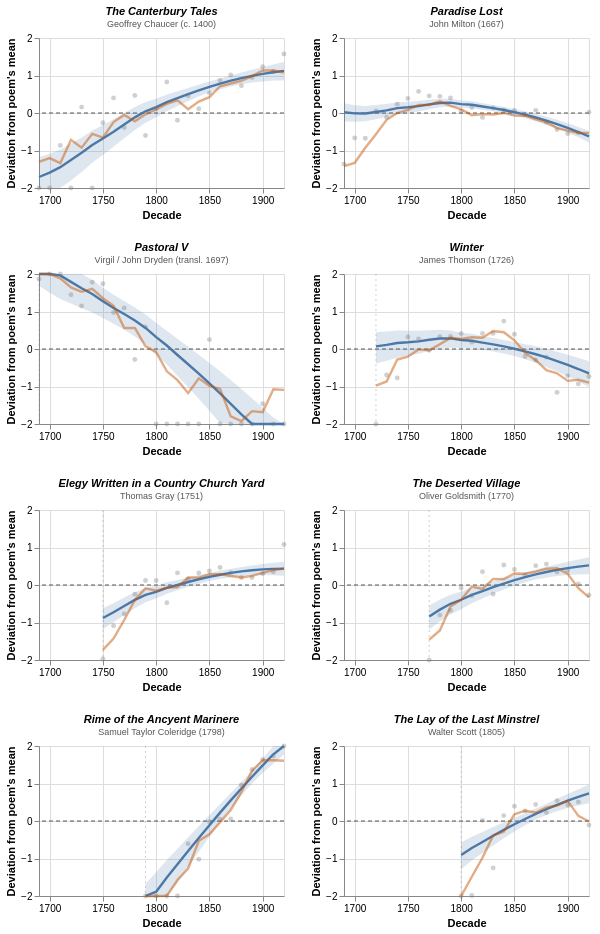

Write notebook code for a chart like this one.
### Markdown cell above
### 1.5 Selected poem trajectories — centered within poem

Eight poems chosen for the paper figure. Each panel plots decade-level deviation from that poem's own long-run mean in the modelled window, so the dashed horizontal line marks its average position and the panels become comparable on shape rather than absolute prominence. Grey points are observed deviations; the orange line is a smoothed empirical trajectory; the blue line is the regularised Bayesian fit with a 95 % credible band. A vertical dotted rule marks the poem's publication date. Trajectories are masked before that date.

### Code cell
if not RUN_BAMBI or "_dev_df" not in dir():
    print("§1.1 and §1.2 must run first — requires `_dev_df`.")
else:
    _SELECTED_POEMS = [
        {
            "poem_id": "Geoffrey-Chaucer_The-Canterbury-Tales",
            "label": "The Canterbury Tales",
            "author": "Geoffrey Chaucer",
            "exists_from": 1400,
            "date_label": "c. 1400",
        },
        {
            "poem_id": "Z200437755",
            "label": "Paradise Lost",
            "author": "John Milton",
            "exists_from": 1667,
            "date_label": "1667",
        },
        {
            "poem_id": "Z400343114",
            "label": "Pastoral V",
            "author": "Virgil / John Dryden",
            "exists_from": 1697,
            "date_label": "transl. 1697",
        },
        {
            "poem_id": "Z300509658",
            "label": "Winter",
            "author": "James Thomson",
            "exists_from": 1726,
            "date_label": "1726",
        },
        {
            "poem_id": "Z200439011",
            "label": "Elegy Written in a Country Church Yard",
            "author": "Thomas Gray",
            "exists_from": 1751,
            "date_label": "1751",
        },
        {
            "poem_id": "Z200379924",
            "label": "The Deserted Village",
            "author": "Oliver Goldsmith",
            "exists_from": 1770,
            "date_label": "1770",
        },
        {
            "poem_id": "Z200543922",
            "label": "Rime of the Ancyent Marinere",
            "author": "Samuel Taylor Coleridge",
            "exists_from": 1798,
            "date_label": "1798",
        },
        {
            "poem_id": "Z200628404",
            "label": "The Lay of the Last Minstrel",
            "author": "Walter Scott",
            "exists_from": 1805,
            "date_label": "1805",
        },
    ]

    SHOW_EMPIRICAL_LINE = True
    SHOW_EXISTENCE_RULE = True
    SAVE_FIG7 = True

    _EMP_LINE_OPACITY = 0.48
    _PANEL_W, _PANEL_H = 245, 150
    _LABEL_MAXLEN = 42
    _Y_DOMAIN = (-2, 2)
    _X_DOMAIN = [1690, 1920]
    _EMP_ROLLING_WINDOW = 3

    _selected_ids = [p["poem_id"] for p in _SELECTED_POEMS]
    _label_lookup = {p["poem_id"]: p["label"] for p in _SELECTED_POEMS}
    _author_lookup = {p["poem_id"]: p["author"] for p in _SELECTED_POEMS}
    _exists_lookup = {p["poem_id"]: p["exists_from"] for p in _SELECTED_POEMS}
    _date_lookup = {p["poem_id"]: p["date_label"] for p in _SELECTED_POEMS}

    _available_ids = set(_dev_df["poem_id"].unique())
    _missing = [pid for pid in _selected_ids if pid not in _available_ids]

    if _missing:
        print("Missing poem_id(s) in _dev_df:")
        for pid in _missing:
            print("  ", pid)
        print("\nThese may have been excluded by the support threshold or blocklist.")

    _plot_ids = [pid for pid in _selected_ids if pid in _available_ids]

    _sel_plot_df = _dev_df[_dev_df["poem_id"].isin(_plot_ids)].copy()
    _sel_plot_df["panel_label"] = _sel_plot_df["poem_id"].map(_label_lookup)
    _sel_plot_df["panel_label"] = _sel_plot_df["panel_label"].fillna(_sel_plot_df["poem_label"])
    _sel_plot_df["panel_label_short"] = _sel_plot_df["panel_label"].str[:_LABEL_MAXLEN]

    _baseline_emp_selected = (
        _dev_df.groupby("period", as_index=False)
        .agg(
            total_quoted=("quoted_works", "sum"),
            total_possible=("n_works", "sum"),
            n_cells=("poem_id", "count"),
        )
    )
    _baseline_emp_selected["baseline_p_emp"] = (
        (_baseline_emp_selected["total_quoted"] + 0.5 * _baseline_emp_selected["n_cells"])
        / (_baseline_emp_selected["total_possible"] + 1.0 * _baseline_emp_selected["n_cells"])
    )
    _baseline_emp_selected["baseline_logit_emp"] = _safe_logit(
        _baseline_emp_selected["baseline_p_emp"]
    )

    _x_scale = alt.Scale(domain=_X_DOMAIN, nice=False)
    _y_scale = alt.Scale(domain=list(_Y_DOMAIN), clamp=True)

    _x_axis = alt.X(
        "period:Q",
        title="Decade",
        scale=_x_scale,
        axis=alt.Axis(
            values=[1700, 1750, 1800, 1850, 1900],
            format=".0f",
            labelExpr=_pretty_axis_label_expr(),
        ),
    )

    _panels = []
    for _pid in _plot_ids:
        _pdf_full = _sel_plot_df[_sel_plot_df["poem_id"] == _pid].copy()
        _pdf_full = _pdf_full.sort_values("period").reset_index(drop=True)

        _title = _pdf_full["panel_label_short"].iloc[0]
        _author = _author_lookup.get(_pid, "")
        _date_label = _date_lookup.get(_pid, "")
        _subtitle = f"{_author} ({_date_label})" if _author or _date_label else ""

        _exists_from = _exists_lookup.get(_pid)
        _exists_period = None
        if _exists_from is not None:
            _exists_period = (_exists_from // 10) * 10
            _pdf = _pdf_full[_pdf_full["period"] >= _exists_period].copy()
        else:
            _pdf = _pdf_full.copy()

        if _pdf.empty:
            print(f"No plotted rows remain for {_pid} after existence-date masking.")
            continue

        _poem_mean = float(_pdf["logit_dev"].mean())
        _pdf["logit_dev_centered"] = _pdf["logit_dev"] - _poem_mean
        _pdf["logit_dev_lo_centered"] = _pdf["logit_dev_lo"] - _poem_mean
        _pdf["logit_dev_hi_centered"] = _pdf["logit_dev_hi"] - _poem_mean
        _pdf["logit_dev_raw_centered"] = _pdf["logit_dev_raw"] - _poem_mean

        _pdf["p_emp_smooth"] = (
            (_pdf["quoted_works"].astype(float) + 0.5)
            / (_pdf["n_works"].astype(float) + 1.0)
        )
        _pdf = _pdf.merge(
            _baseline_emp_selected[["period", "baseline_logit_emp"]],
            on="period",
            how="left",
        )
        _pdf["logit_emp"] = _safe_logit(_pdf["p_emp_smooth"])
        _pdf["logit_emp_dev"] = _pdf["logit_emp"] - _pdf["baseline_logit_emp"]
        _pdf["logit_emp_dev_smooth"] = (
            _pdf["logit_emp_dev"]
            .rolling(_EMP_ROLLING_WINDOW, center=True, min_periods=1)
            .mean()
        )
        _pdf["logit_emp_dev_smooth_centered"] = _pdf["logit_emp_dev_smooth"] - _poem_mean

        _poem_mean_rule = (
            alt.Chart(pd.DataFrame({"y": [0.0]}))
            .mark_rule(color="black", strokeDash=[4, 3], strokeWidth=1.1, opacity=0.65)
            .encode(y=alt.Y("y:Q", scale=_y_scale))
        )

        _layers = [_poem_mean_rule]

        if SHOW_EXISTENCE_RULE and _exists_period is not None and _exists_period >= _X_DOMAIN[0]:
            _exists_rule = (
                alt.Chart(pd.DataFrame({"x": [_exists_period]}))
                .mark_rule(color="#999", strokeDash=[2, 3], strokeWidth=1.0, opacity=0.45)
                .encode(x=alt.X("x:Q", scale=_x_scale))
            )
            _layers.append(_exists_rule)

        _raw_dots = (
            alt.Chart(_pdf)
            .mark_point(size=24, opacity=0.35, filled=True, color="#777")
            .encode(
                x=_x_axis,
                y=alt.Y(
                    "logit_dev_raw_centered:Q",
                    scale=_y_scale,
                    title="Deviation from poem's mean",
                ),
                tooltip=[
                    "panel_label:N",
                    "period:Q",
                    "quoted_works:Q",
                    "n_works:Q",
                    alt.Tooltip("prop_quoted_raw:Q", format=".3f"),
                    alt.Tooltip("logit_dev_raw_centered:Q", format=".2f"),
                    alt.Tooltip("logit_dev_centered:Q", format=".2f"),
                    alt.Tooltip("logit_dev:Q", title="absolute logit dev", format=".2f"),
                ],
            )
        )

        _band = (
            alt.Chart(_pdf)
            .mark_area(opacity=0.18, color="#4c78a8")
            .encode(
                x=_x_axis,
                y=alt.Y(
                    "logit_dev_lo_centered:Q",
                    scale=_y_scale,
                    title="Deviation from poem's mean",
                ),
                y2=alt.Y2("logit_dev_hi_centered:Q"),
            )
        )

        _bayes_line = (
            alt.Chart(_pdf)
            .mark_line(strokeWidth=2.4, color="#4c78a8")
            .encode(
                x=_x_axis,
                y=alt.Y(
                    "logit_dev_centered:Q",
                    scale=_y_scale,
                    title="Deviation from poem's mean",
                ),
            )
        )

        _emp_line = (
            alt.Chart(_pdf)
            .mark_line(strokeWidth=2.4, color="#c45200", opacity=_EMP_LINE_OPACITY)
            .encode(
                x=_x_axis,
                y=alt.Y(
                    "logit_emp_dev_smooth_centered:Q",
                    scale=_y_scale,
                    title="Deviation from poem's mean",
                ),
            )
        )

        _layers.extend([_band, _raw_dots, _bayes_line])
        if SHOW_EMPIRICAL_LINE:
            _layers.append(_emp_line)

        _panel = (
            alt.layer(*_layers)
            .properties(
                width=_PANEL_W,
                height=_PANEL_H,
                title=alt.TitleParams(
                    text=_title,
                    subtitle=_subtitle,
                    fontSize=11,
                    fontStyle="italic",
                    subtitleFontSize=9,
                    subtitleFontStyle="normal",
                    subtitleColor="#555",
                ),
            )
        )
        _panels.append(_panel)

    _rows = [
        alt.hconcat(*_panels[i : i + 2])
        for i in range(0, len(_panels), 2)
    ]

    _title_fig7 = "Selected Poem Trajectories, Centered Within Poem"
    _caption_fig7 = (
        "All panels share the same x-axis and grid. "
        "Trajectories are masked before each poem's publication/existence date. "
        "Blue line = Bayesian posterior mean ± 95% credible interval, centered around each poem's own visible-window mean. "
        + ("Orange line = smoothed empirical deviation, centered the same way. " if SHOW_EMPIRICAL_LINE else "")
        + "Grey dots = raw observed deviation. "
        "Black dashed = poem's own average fitted position. "
        + ("Grey vertical rule = poem publication/existence decade. " if SHOW_EXISTENCE_RULE else "")
        + "Values above zero mark decades when the poem sits above its own long-run level; "
        "values below zero mark decades when it sits below it."
    )

    print(f"Title:   {_title_fig7}")
    print(f"Caption: {_caption_fig7}")

    from IPython.display import display as _display

    if _rows:
        _chart = alt.vconcat(*_rows)
        _display(_chart)

        if SAVE_FIG7:
            _FIG_DIR = FIGURES_DIR
            _FIG_DIR.mkdir(parents=True, exist_ok=True)

            _chart.save(str(_FIG_DIR / "fig7_selected_poem_centered_trajectories.html"))
            _chart.save(str(_FIG_DIR / "fig7_selected_poem_centered_trajectories.svg"))
            try:
                _chart.save(str(_FIG_DIR / "fig7_selected_poem_centered_trajectories.pdf"))
            except Exception as _e:
                print("PDF save skipped:", _e)

            print(f"\nSaved figure to {_FIG_DIR}")
    else:
        print("No selected poems available in _dev_df.")
